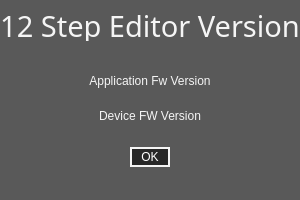
<?xml version="1.0" encoding="UTF-8"?>
<ui version="4.0">
 <class>aboutDialogForm</class>
 <widget class="QWidget" name="aboutDialogForm">
  <property name="geometry">
   <rect>
    <x>0</x>
    <y>0</y>
    <width>300</width>
    <height>200</height>
   </rect>
  </property>
  <property name="windowTitle">
   <string>Form</string>
  </property>
  <property name="styleSheet">
   <string notr="true">QWidget
{
	background: rgb(89, 89, 89);
}

/*-------QLabel-------*/
QLabel
{
	color: rgba(245, 245, 245,255);
	font: &quot;Futura PT&quot;;
}

/*----------- QPushButton ------------*/
QPushButton
{
	background: rgb(40, 40, 40);
	color: white;
	border: 2px solid rgb(245, 245, 245);
	font: 9pt &quot;Futura&quot;;
	padding: 0,1,0,0;
}

QPushButton:pressed
{
	background: rgb(245, 245, 245);
	color: black;
	border: 2px solid rgb(245, 245, 245);
	font: 9pt &quot;Futura PT&quot;;
	padding: 0, 1, 0, 0;
}

</string>
  </property>
  <widget class="QPushButton" name="ok">
   <property name="geometry">
    <rect>
     <x>130</x>
     <y>147</y>
     <width>40</width>
     <height>20</height>
    </rect>
   </property>
   <property name="focusPolicy">
    <enum>Qt::TabFocus</enum>
   </property>
   <property name="toolTip">
    <string>Confirms and closes dialog. </string>
   </property>
   <property name="styleSheet">
    <string notr="true"/>
   </property>
   <property name="text">
    <string>OK</string>
   </property>
  </widget>
  <widget class="QLabel" name="found">
   <property name="geometry">
    <rect>
     <x>0</x>
     <y>101</y>
     <width>300</width>
     <height>30</height>
    </rect>
   </property>
   <property name="focusPolicy">
    <enum>Qt::NoFocus</enum>
   </property>
   <property name="styleSheet">
    <string notr="true">font: 12pt &quot;Futura PT&quot;;
background-color: rgba(0, 0,0,0);</string>
   </property>
   <property name="text">
    <string>Device FW Version</string>
   </property>
   <property name="alignment">
    <set>Qt::AlignCenter</set>
   </property>
  </widget>
  <widget class="QLabel" name="application">
   <property name="geometry">
    <rect>
     <x>0</x>
     <y>10</y>
     <width>300</width>
     <height>31</height>
    </rect>
   </property>
   <property name="font">
    <font>
     <family>Futura PT</family>
     <pointsize>22</pointsize>
     <weight>50</weight>
     <italic>false</italic>
     <bold>false</bold>
    </font>
   </property>
   <property name="focusPolicy">
    <enum>Qt::NoFocus</enum>
   </property>
   <property name="styleSheet">
    <string notr="true">font:22pt &quot;Futura PT&quot;;
background-color: rgba(0,0,0,0);</string>
   </property>
   <property name="text">
    <string>12 Step Editor Version</string>
   </property>
   <property name="alignment">
    <set>Qt::AlignCenter</set>
   </property>
  </widget>
  <widget class="QLabel" name="expected">
   <property name="geometry">
    <rect>
     <x>0</x>
     <y>70</y>
     <width>300</width>
     <height>21</height>
    </rect>
   </property>
   <property name="focusPolicy">
    <enum>Qt::NoFocus</enum>
   </property>
   <property name="styleSheet">
    <string notr="true">font: 12pt &quot;Futura PT&quot;;
background-color: rgba(0, 0,0,0);</string>
   </property>
   <property name="text">
    <string>Application Fw Version</string>
   </property>
   <property name="alignment">
    <set>Qt::AlignCenter</set>
   </property>
  </widget>
 </widget>
 <resources/>
 <connections/>
</ui>
